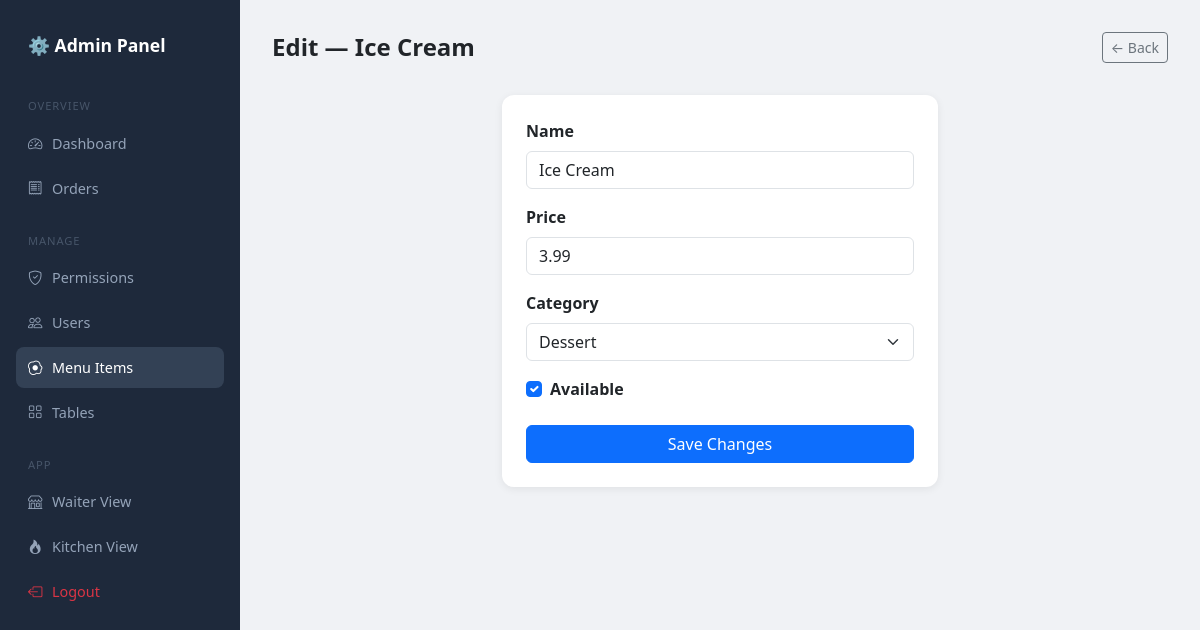
The app's page /admin-panel/menu/6/edit/ (signed in) with its own data.
### core/models.py (models this page shows, shortened)
class MenuItem(models.Model):
    CATEGORY_CHOICES = [
        ('food', 'Food'),
        ('drink', 'Drink'),
        ('dessert', 'Dessert'),
    ]
    name = models.CharField(max_length=100)
    price = models.DecimalField(max_digits=6, decimal_places=2)
    category = models.CharField(max_length=20, choices=CATEGORY_CHOICES)
    is_available = models.BooleanField(default=True)

### core/views.py (the view, shortened to what this page needs)
# urls.py: path('admin-panel/menu/<int:item_id>/edit/', views.admin_edit_menu_item, name='admin_edit_menu_item'),
@permission_required('can_edit_menu')
def admin_edit_menu_item(request, item_id):
    item = get_object_or_404(MenuItem, id=item_id)
    return render(request, 'core/admin/edit_menu_item.html', {'item': item})

### core/templates/core/admin/edit_menu_item.html (shortened to what this page needs)
{% extends 'core/admin/base_admin.html' %}
{% block content %}
<div class="topbar">
    <h4 class="fw-bold mb-0">Edit — {{ item.name }}</h4>
    <a href="{% url 'admin_menu' %}" class="btn btn-outline-secondary btn-sm">← Back</a>
</div>
<div class="row justify-content-center">
<div class="col-12 col-md-6">
<div class="card p-4">
    <form method="post">
        <div class="mb-3">
            <label class="form-label fw-semibold">Name</label>
            <input type="text" name="name" class="form-control"
                   value="{{ item.name }}" required>
        </div>
        <div class="mb-3">
            <label class="form-label fw-semibold">Price</label>
            <input type="number" name="price" step="0.01" class="form-control"
                   value="{{ item.price }}" required>
        </div>
        <div class="mb-3">
            <label class="form-label fw-semibold">Category</label>
            <select name="category" class="form-select">
                <option value="dessert" {% if item.category == 'dessert' %}selected{% endif %}>Dessert</option>
            </select>
        </div>
        <div class="mb-4 form-check">
            <input type="checkbox" name="is_available" class="form-check-input"
                   id="available" {% if item.is_available %}checked{% endif %}>
            <label class="form-check-label fw-semibold" for="available">Available</label>
        </div>
        <button type="submit" class="btn btn-primary w-100">Save Changes</button>
    </form>
</div>
</div>
</div>
{% endblock %}

### core/templates/core/admin/base_admin.html (style rules this page uses)
body { background: #f0f2f5; }
.card { border: none; border-radius: 12px; box-shadow: 0 2px 8px rgba(0,0,0,0.07); }
.topbar { display: flex; justify-content: space-between; align-items: center; margin-bottom: 2rem; }

### records on screen
MenuItem: name "Ice Cream", price "3.99", category "Dessert", is_available "☑"
